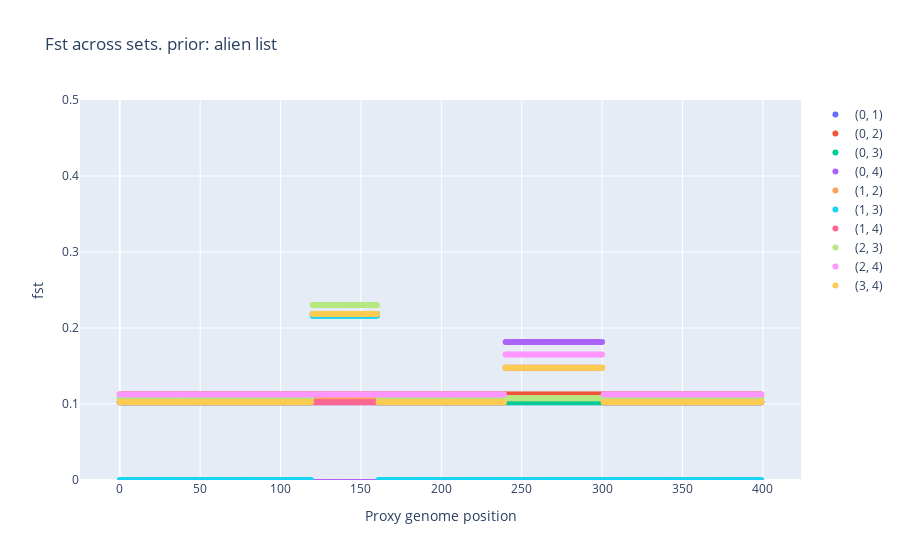

Source (notebook cell):
### Markdown cell above
**Local structure** Chose a pattern of local genetic structure from among those available.

### Code cell
from synth_tools.Generate_samples import Check_Path, plot_GenFst, return_fsts2

Npops= 5
## Select struct prior function and kwargs
prior_func=  alien_prior_lists
prior_kwargs= {
    'fst_alist': [0,0],
    'fst_blist': [.2,.15],
    'region_list': [[.3,.4],[.6,.75]],
    'target_list': [[3,1],[4,0]]
}

fig, Pops, prior= Check_Path(Npops,vector_lib,prior_func,prior_kwargs,Pops= [],random= True,n_comp= L,range_diff= range_diff,steps= steps)

iplot(fig)

### Figure 1 — Plotly figure (JSON) as saved in the notebook; plotly's stock layout.template omitted (floating-point values rounded to 4 significant figures; data arrays with more than 128 entries replaced by an {"elided": "..."} marker saying what was removed)
{"data": [{"mode": "markers", "name": "(0, 1)", "type": "scatter", "x": {"elided": "400 int values"}, "y": {"elided": "400 float values"}}, {"mode": "markers", "name": "(0, 2)", "type": "scatter", "x": {"elided": "400 int values"}, "y": {"elided": "400 float values"}}, {"mode": "markers", "name": "(0, 3)", "type": "scatter", "x": {"elided": "400 int values"}, "y": {"elided": "400 float values"}}, {"mode": "markers", "name": "(0, 4)", "type": "scatter", "x": {"elided": "400 int values"}, "y": {"elided": "400 float values"}}, {"mode": "markers", "name": "(1, 2)", "type": "scatter", "x": {"elided": "400 int values"}, "y": {"elided": "400 float values"}}, {"mode": "markers", "name": "(1, 3)", "type": "scatter", "x": {"elided": "400 int values"}, "y": {"elided": "400 float values"}}, {"mode": "markers", "name": "(1, 4)", "type": "scatter", "x": {"elided": "400 int values"}, "y": {"elided": "400 float values"}}, {"mode": "markers", "name": "(2, 3)", "type": "scatter", "x": {"elided": "400 int values"}, "y": {"elided": "400 float values"}}, {"mode": "markers", "name": "(2, 4)", "type": "scatter", "x": {"elided": "400 int values"}, "y": {"elided": "400 float values"}}, {"mode": "markers", "name": "(3, 4)", "type": "scatter", "x": {"elided": "400 int values"}, "y": {"elided": "400 float values"}}], "layout": {"title": {"text": "Fst across sets. prior: alien list"}, "xaxis": {"title": {"text": "Proxy genome position"}}, "yaxis": {"range": [0, 0.5], "title": {"text": "fst"}}}}
